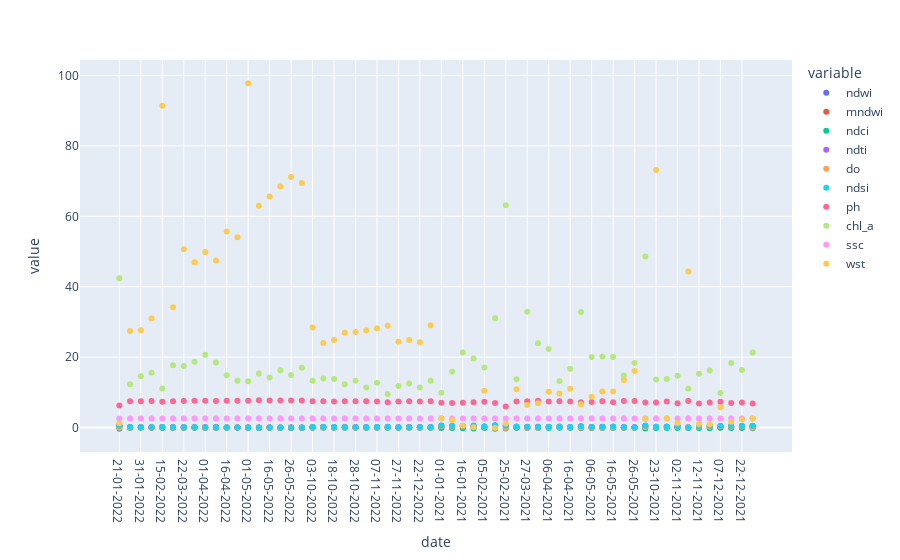

The notebook cell this image was saved under:
### Markdown cell above
### Scatter plots of each variable against a specific variable

### Code cell
fig = px.scatter(df, x='date', y=df.columns)
fig.show()
